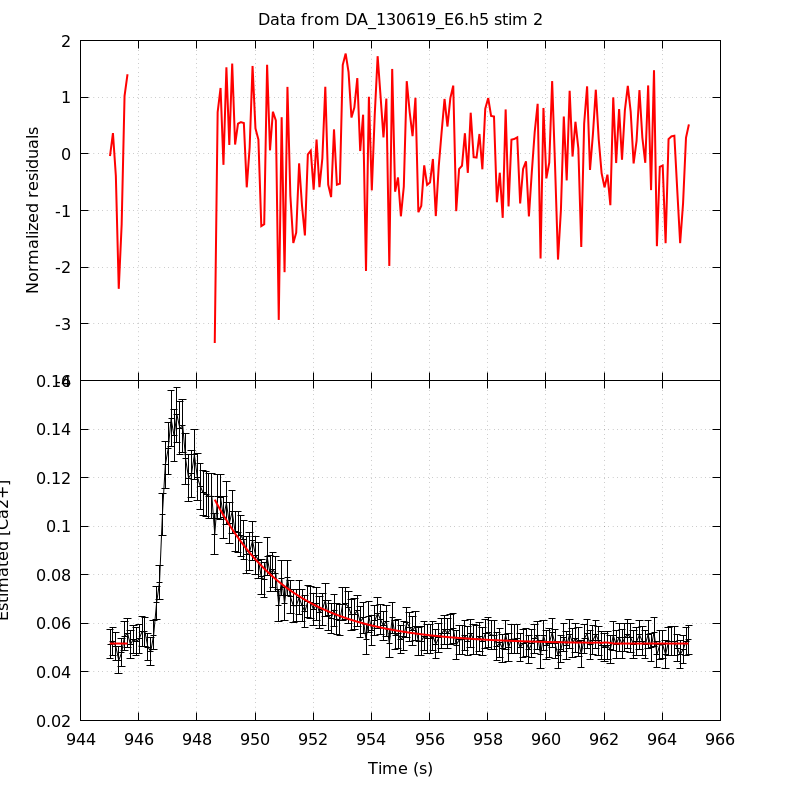

Source code (gnuplot):
unset key
set grid
set multiplot title 'Data from DA_130619_E6.h5 stim 2' noenhanced layout 2,1 margins 0.1,0.9,0.1,0.95 spacing 0,0
set ylabel 'Normalized residuals'
set xtics format ''
plot 'DA_130619_E6_aba_RatioFit_s2' using 1:4 with lines linecolor rgb 'red' linewidth 2
set format x '%g'
set xlabel 'Time (s)'
set ylabel 'Estimated [Ca2+]'
plot 'DA_130619_E6_aba_CaRatio_s2' using 1:2:($3*1.96) with yerrorlines \
     linecolor rgb 'black' linewidth 1,                \
     'DA_130619_E6_aba_RatioFit_s2' using 1:3 with lines linecolor rgb 'red'\
     linewidth 2
unset multiplot
